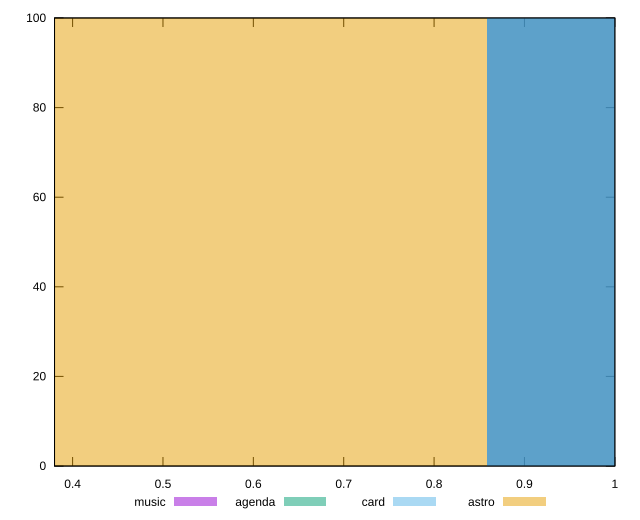

This figure's gnuplot source:
reset

$music <<EOF
1.144378125338742 100
EOF

$agenda <<EOF
1.144378125338742 100
EOF

$card <<EOF
1.144378125338742 100
EOF

$astro <<EOF
0.572189062669371 100
EOF

set key outside below
set boxwidth 0.572189062669371
set xrange [0.38:1]
set yrange [0:100]
set trange [0:100]
set style fill transparent solid 0.5 noborder
set terminal svg size 640, 520 enhanced background rgb 'white'
set output "reports/report_00031_2021-02-24T23-18-18.084Z/render-blocking-resources/comparison/histogram/all_score.svg"

plot $music title "music" with boxes, \
     $agenda title "agenda" with boxes, \
     $card title "card" with boxes, \
     $astro title "astro" with boxes

reset
